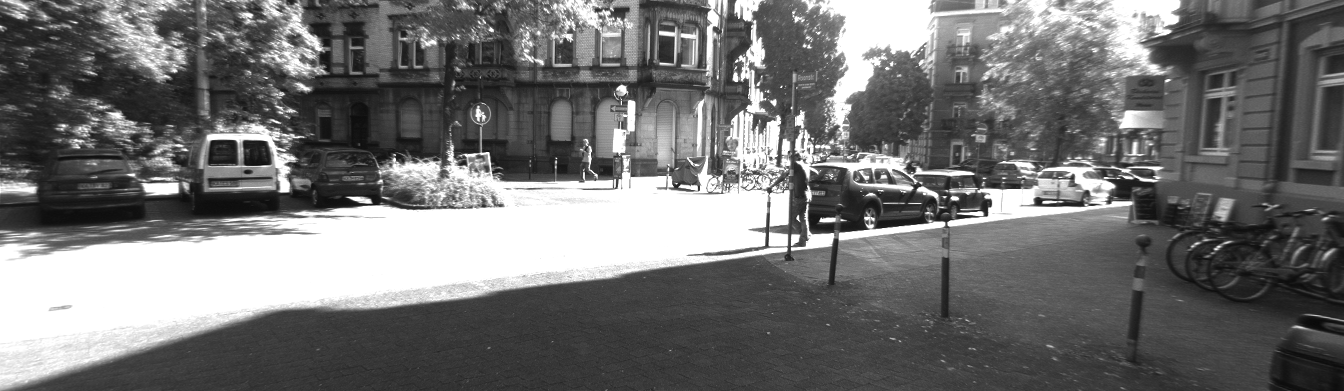
%> input picture src/libviso2/img/I1p.png, 1344 x 391 px
$ octave demo_matching_quad.m   (GNU Octave 9; MATLAB toolbox functions it lacks are replaced by stand-ins)
%> lines starting %> are read from the running program, lines starting %| are printed output that depends on the picture
% demonstrates sparse scene flow (quad matching = 2 consecutive stereo pairs)
disp('===========================');
clear all; dbstop error; close all;

% read images from file
I1p = imread('../img/I1p.png');
%> I1p is the input picture: size 391x1344 uint8; min 9, max 255, mean 113.9
I2p = imread('../img/I2p.png');
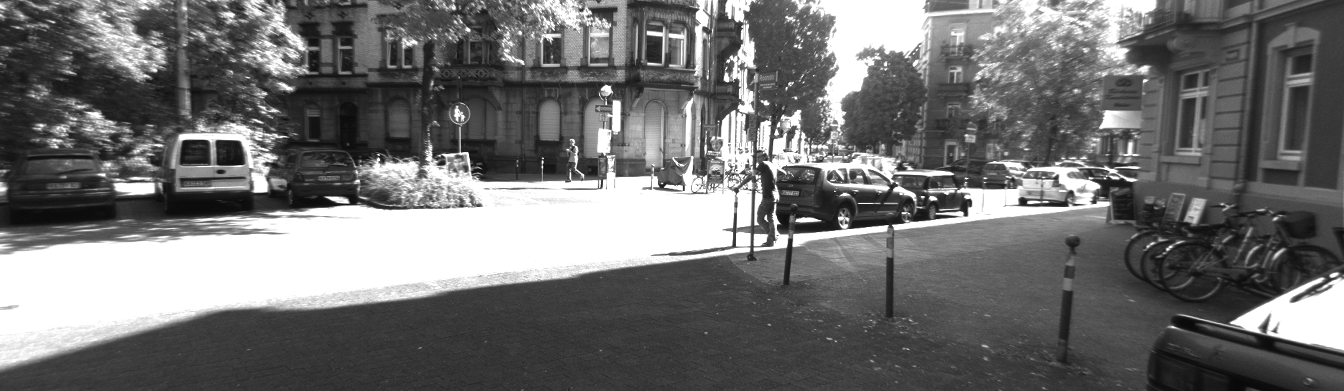
%> input picture src/libviso2/img/I2p.png, 1344 x 391 px
%> I2p is the input picture: size 391x1344 uint8; min 7, max 255, mean 112.1
I1c = imread('../img/I1c.png');
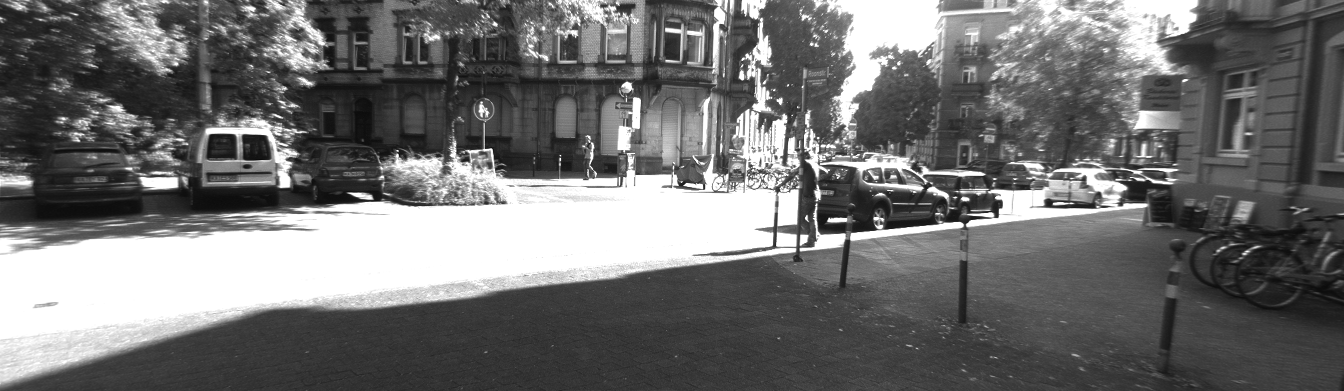
%> input picture src/libviso2/img/I1c.png, 1344 x 391 px
%> I1c is the input picture: size 391x1344 uint8; min 9, max 255, mean 112.2
I2c = imread('../img/I2c.png');
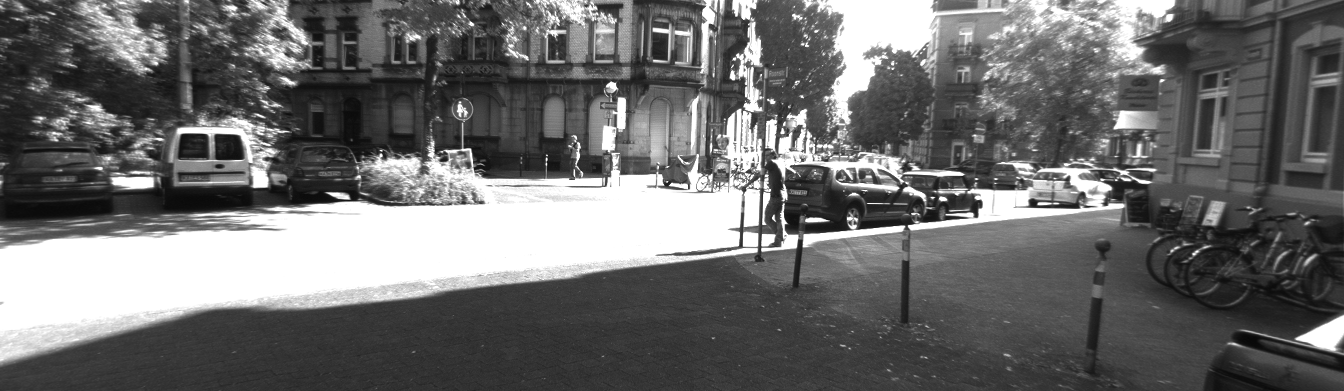
%> input picture src/libviso2/img/I2c.png, 1344 x 391 px
%> I2c is the input picture: size 391x1344 uint8; min 8, max 255, mean 108.5

% matching parameters
param.nms_n                  = 2;   % non-max-suppression: min. distance between maxima (in pixels)
param.nms_tau                = 50;  % non-max-suppression: interest point peakiness threshold
param.match_binsize          = 50;  % matching bin width/height (affects efficiency only)
param.match_radius           = 200; % matching radius (du/dv in pixels)
param.match_disp_tolerance   = 1;   % du tolerance for stereo matches (in pixels)
param.outlier_disp_tolerance = 5;   % outlier removal: disparity tolerance (in pixels)
param.outlier_flow_tolerance = 5;   % outlier removal: flow tolerance (in pixels)
param.multi_stage            = 1;   % 0=disabled,1=multistage matching (denser and faster)
param.half_resolution        = 0;   % 0=disabled,1=match at half resolution, refine at full resolution
param.refinement             = 1;   % refinement (0=none,1=pixel,2=subpixel)

% init matcher
matcherMex('init',param);
%> (this line was passed over: matcherMex is not available in this run)

% push back images
matcherMex('push',I1p,I2p); tic;
%> (this line was passed over: matcherMex is not available in this run)
matcherMex('push',I1c,I2c);
%> (this line was passed over: matcherMex is not available in this run)
disp(['Feature detection: ' num2str(toc) ' seconds']);

% match images
tic; matcherMex('match', 2);
%> (this line was passed over: matcherMex is not available in this run)
%> (the run ends here)
